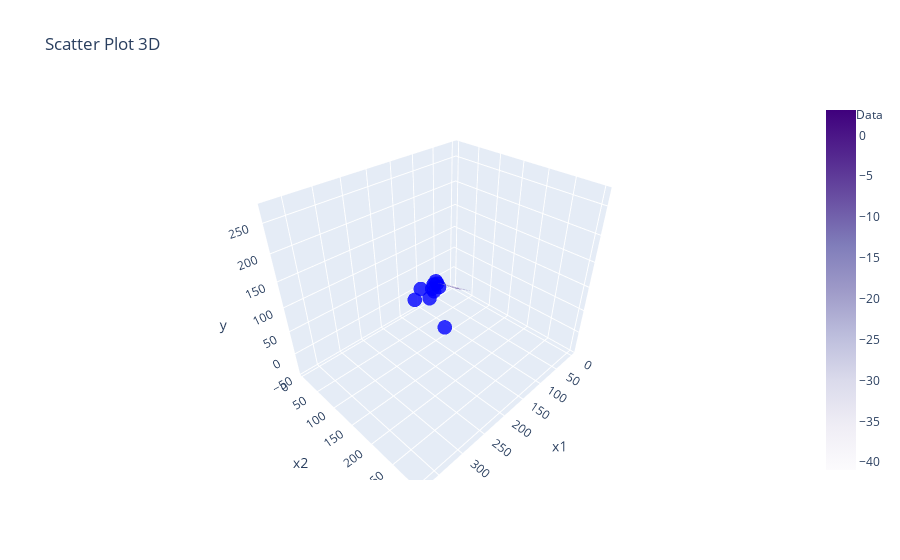

Notebook code for this chart:
### Markdown cell above
<div style="color:#6CA6C1; font-size:16px; font-weight:bold; text-align:center;">
Regresi Berganda dan Plot 3D
</div>

### Code cell
#Memilih Var 
x1 = df["feb"]
x2 = df["mar"]
y = df["apr"]


#Membuat dataframe
df = pd.DataFrame({
    "x1": x1,
    "x2": x2,
    "y": y
})

#Analisis regresi berganda
x =sm.add_constant(df[["x1", "x2"]])
model = sm.OLS(df["y"], x).fit()

#Mendapatkan koefisien regresi
koefisien = model.params

#Scatter plot 3D
scatter_plot = go.Scatter3d(
    x=df["x1"],
    y=df["x2"],
    z=df["y"], 
    mode="markers",
    marker=dict(
        size=5,
        color="blue",
        opacity=0.8
    ),
    name="Data"
)

#Membuat grid untuk permukaan regresi
x1_grid, x2_grid = np.meshgrid(np.linspace(1, 50, 10), np.linspace(3, 60, 10))
y_pred = koefisien.iloc[0] + koefisien.iloc[1] * x1_grid + koefisien.iloc[2] * x2_grid

#Permukaan regresi 3D
regresion_surface = go.Surface(
    x=x1_grid,
    y=x2_grid,
    z=y_pred,
    colorscale="Purples",
    opacity=0.5,
    name="Garis Regresi"
)

#Membuat layout plot
layout = go.Layout(
    title="Scatter Plot 3D",
    scene=dict(
        xaxis_title="x1",
        yaxis_title="x2",
        zaxis_title="y"
    ),
    showlegend=True 
)

#Membuat figure dengan scatter plot dan permukaan regresi
fig = go.Figure(data=[scatter_plot, regresion_surface], layout=layout)

#Menampilkan plot
fig.show()

### Figure 1 — Plotly figure (JSON) as saved in the notebook; plotly's stock layout.template omitted (floating-point values rounded to 4 significant figures)
{"data": [{"marker": {"color": "blue", "opacity": 0.8, "size": 5}, "mode": "markers", "name": "Data", "type": "scatter3d", "x": [135, 240, 315, 270, 195, 130, 175, 155, 374, 220], "y": [85, 185, 285, 230, 110, 75, 110, 100, 300, 175], "z": [75, 160, 190, 200, 100, 45, 70, 85, 270, 155]}, {"colorscale": [[0, "rgb(252,251,253)"], [0.125, "rgb(239,237,245)"], [0.25, "rgb(218,218,235)"], [0.375, "rgb(188,189,220)"], [0.5, "rgb(158,154,200)"], [0.625, "rgb(128,125,186)"], [0.75, "rgb(106,81,163)"], [0.875, "rgb(84,39,143)"], [1, "rgb(63,0,125)"]], "name": "Garis Regresi", "opacity": 0.5, "type": "surface", "x": [[1.0, 6.444, 11.89, 17.33, 22.78, 28.22, 33.67, 39.11, 44.56, 50.0], [1.0, 6.444, 11.89, 17.33, 22.78, 28.22, 33.67, 39.11, 44.56, 50.0], [1.0, 6.444, 11.89, 17.33, 22.78, 28.22, 33.67, 39.11, 44.56, 50.0], [1.0, 6.444, 11.89, 17.33, 22.78, 28.22, 33.67, 39.11, 44.56, 50.0], [1.0, 6.444, 11.89, 17.33, 22.78, 28.22, 33.67, 39.11, 44.56, 50.0], [1.0, 6.444, 11.89, 17.33, 22.78, 28.22, 33.67, 39.11, 44.56, 50.0], [1.0, 6.444, 11.89, 17.33, 22.78, 28.22, 33.67, 39.11, 44.56, 50.0], [1.0, 6.444, 11.89, 17.33, 22.78, 28.22, 33.67, 39.11, 44.56, 50.0], [1.0, 6.444, 11.89, 17.33, 22.78, 28.22, 33.67, 39.11, 44.56, 50.0], [1.0, 6.444, 11.89, 17.33, 22.78, 28.22, 33.67, 39.11, 44.56, 50.0]], "y": [[3.0, 3.0, 3.0, 3.0, 3.0, 3.0, 3.0, 3.0, 3.0, 3.0], [9.333, 9.333, 9.333, 9.333, 9.333, 9.333, 9.333, 9.333, 9.333, 9.333], [15.67, 15.67, 15.67, 15.67, 15.67, 15.67, 15.67, 15.67, 15.67, 15.67], [22.0, 22.0, 22.0, 22.0, 22.0, 22.0, 22.0, 22.0, 22.0, 22.0], [28.33, 28.33, 28.33, 28.33, 28.33, 28.33, 28.33, 28.33, 28.33, 28.33], [34.67, 34.67, 34.67, 34.67, 34.67, 34.67, 34.67, 34.67, 34.67, 34.67], [41.0, 41.0, 41.0, 41.0, 41.0, 41.0, 41.0, 41.0, 41.0, 41.0], [47.33, 47.33, 47.33, 47.33, 47.33, 47.33, 47.33, 47.33, 47.33, 47.33], [53.67, 53.67, 53.67, 53.67, 53.67, 53.67, 53.67, 53.67, 53.67, 53.67], [60.0, 60.0, 60.0, 60.0, 60.0, 60.0, 60.0, 60.0, 60.0, 60.0]], "z": [[-40.95, -37.53, -34.11, -30.69, -27.27, -23.85, -20.43, -17.01, -13.59, -10.17], [-39.47, -36.05, -32.63, -29.21, -25.79, -22.37, -18.95, -15.53, -12.12, -8.696], [-38.0, -34.58, -31.16, -27.74, -24.32, -20.9, -17.48, -14.06, -10.64, -7.221], [-36.52, -33.1, -29.68, -26.27, -22.85, -19.43, -16.01, -12.59, -9.167, -5.747], [-35.05, -31.63, -28.21, -24.79, -21.37, -17.95, -14.53, -11.11, -7.692, -4.273], [-33.58, -30.16, -26.74, -23.32, -19.9, -16.48, -13.06, -9.638, -6.218, -2.798], [-32.1, -28.68, -25.26, -21.84, -18.42, -15.0, -11.58, -8.164, -4.744, -1.324], [-30.63, -27.21, -23.79, -20.37, -16.95, -13.53, -10.11, -6.689, -3.27, 0.1501], [-29.15, -25.73, -22.31, -18.89, -15.47, -12.05, -8.635, -5.215, -1.795, 1.624], [-27.68, -24.26, -20.84, -17.42, -14.0, -10.58, -7.16, -3.741, -0.3211, 3.099]]}], "layout": {"scene": {"xaxis": {"title": {"text": "x1"}}, "yaxis": {"title": {"text": "x2"}}, "zaxis": {"title": {"text": "y"}}}, "showlegend": true, "title": {"text": "Scatter Plot 3D"}}}
